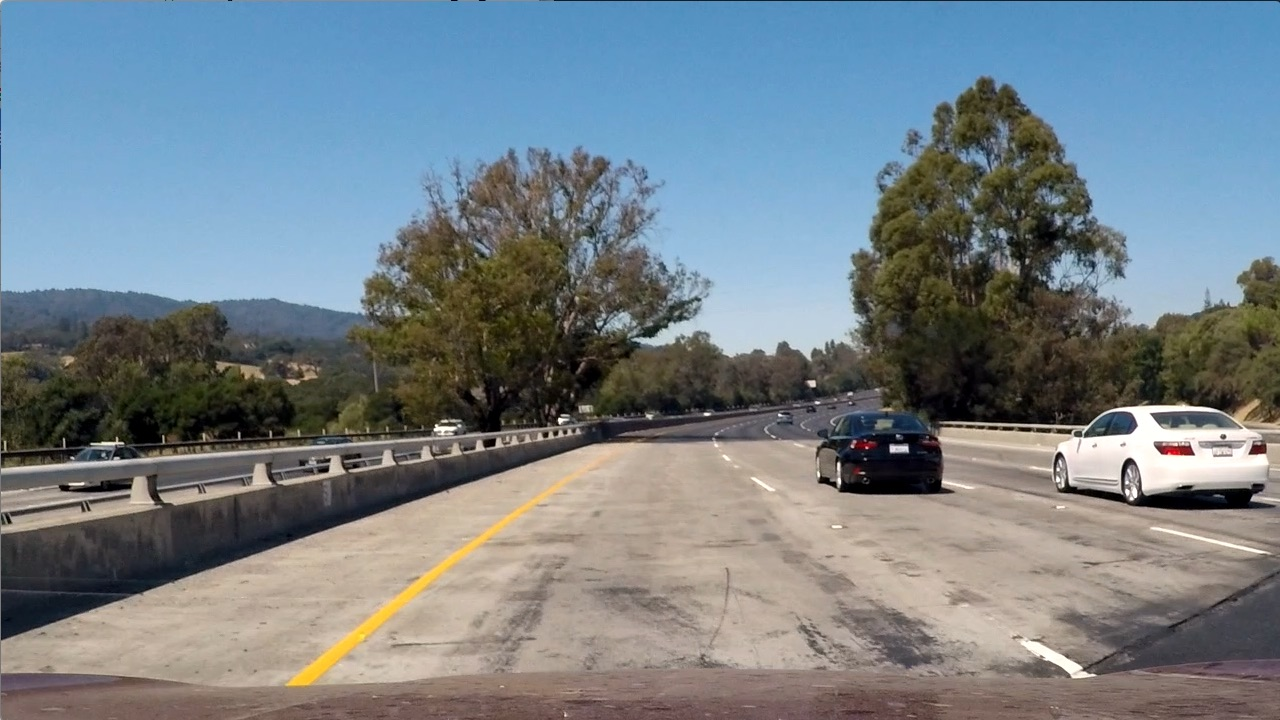
#> input picture test_images/test1.jpg, 1280 x 720 px; its folder holds only this picture in this run
$ jupyter execute --allow-errors process_img-Copy1.ipynb   (shell and % lines are left out)   (older library calls are emulated)
#> lines starting #> are read from the running program, lines starting #| are printed output that depends on the picture; after the words box and inside, x2 and y2 are one past the last pixel; in counts of white or black regions, pixels touching at a corner belong together
# Advanced Lane Finding Project

## Imports

[cell 1]
import pickle
import cv2
import glob
import numpy as np
import matplotlib.pyplot as plt
import matplotlib.image as mpimg
import os


# Load saved pickle file to read mtx and dist
cal_pickle = pickle.load(open("camera_cal/cal_pickle.p", "rb"))
#> (reads camera_cal/cal_pickle.p from the repository)
mtx = cal_pickle["mtx"]
dist = cal_pickle["dist"]

## Define Sobel & color threshold funtions

[cell 2]
def abs_sobel_thresh(img, orient='x', sobel_kernel=3, thresh=(0, 255)):

    # Apply the following steps to img
    # 1) Convert to grayscale
    gray = cv2.cvtColor(img, cv2.COLOR_RGB2GRAY)
    # 2) Take the derivative in x or y given orient = 'x' or 'y'
    if orient == 'x':
        sobel = cv2.Sobel(gray, cv2.CV_64F, 1, 0, ksize=sobel_kernel)
    elif orient == 'y':
        sobel = cv2.Sobel(gray, cv2.CV_64F, 0, 1, ksize=sobel_kernel)
    # 3) Take the absolute value of the derivative or gradient
    abs_sobel = np.absolute(sobel)
    # 4) Scale to 8-bit (0 - 255) then convert to type = np.uint8
    scaled_sobel = np.uint8(255*abs_sobel/np.max(abs_sobel))
    # 5) Create a mask of 1's where the scaled gradient magnitude
            # is > thresh_min and < thresh_max
    binary_output = np.zeros_like(scaled_sobel)
    binary_output[(scaled_sobel >= thresh[0]) & (scaled_sobel <= thresh[1])] = 1
    # 6) Return this mask as your binary_output image
    return binary_output

# [34 lines left out: functions mag_thresh, dir_threshold, not called in this run]
    # 6) Return this mask as your binary_output image

def color_threshold(img, threshs=(0, 255), threshv=(0, 255)):

    # Apply the following steps to img
    # 1) Convert to HLS color space
    HLS = cv2.cvtColor(img, cv2.COLOR_RGB2HLS)
    # 2) Apply a threshold to the S channel
    S = HLS[:,:,2]
    binary_S = np.zeros_like(S)
    binary_S[(S > threshs[0]) & (S <= threshs[1])] = 1
    # 3) Covert to HSV color space
    HSV = cv2.cvtColor(img, cv2.COLOR_RGB2HSV)
    # 4)Apply a threshold to the V channel
    V = HSV[:,:,2]
    binary_V = np.zeros_like(V)
    binary_V[(V > threshv[0]) & (V <= threshv[1])] = 1
    # 5) Return a binary image of threshold result
    binary_output = np.zeros_like(S)
    binary_output[(binary_S == 1) & (binary_V == 1)] = 1
    return binary_output

## Define required functions for finding lanes and fitting polynomials to these lanes

[cell 3]
def hist(img): #Find histogram of warped binary image
    bottom_half = img[img.shape[0]//2:,:]
    histogram = np.sum(bottom_half, axis=0)
    return histogram

def find_lane_pixels(binary_warped, histogram, nwindows=9, margin=100, minpix=50):
    # Create an output image for visualization
    out_img = np.dstack((binary_warped, binary_warped, binary_warped))
    #Find peak points of histogram to determine left and right lane starting points
    midpoint = np.int(histogram.shape[0]//2)
    leftx_base = np.argmax(histogram[:midpoint])
    rightx_base = np.argmax(histogram[midpoint:]) + midpoint

    # Set height of the windows
    window_height = np.int(binary_warped.shape[0]//nwindows)

    # Identify non-zero pixels of binary warped image
    nonzero = binary_warped.nonzero()
    nonzeroy = np.array(nonzero[0])
    nonzerox = np.array(nonzero[1])

    # Current positions to be updated later for each window in windows
    leftx_current = leftx_base
    rightx_current = rightx_base

    # Create empty list to receive left and right lane pixels
    left_lane_inds = []
    right_lane_inds = []

    for window in range(nwindows):
        # Define window boundaries
        win_y_low = binary_warped.shape[0] - (window+1)*window_height
        win_y_high = binary_warped.shape[0] - window*window_height
        win_xleft_low = leftx_current - margin
        win_xleft_high = leftx_current + margin
        win_xright_low = rightx_current - margin
        win_xright_high = rightx_current + margin

        #Draw the windows on the image
        cv2.rectangle(out_img, (win_xleft_low, win_y_low), (win_xleft_high, win_y_high),
                     (0,255,0), 2)
        cv2.rectangle(out_img, (win_xright_low, win_y_low), (win_xright_high, win_y_high),
                     (0,255,0), 2)

        # Identify the nonzero pixels in the windows
        good_left_inds = ((nonzeroy >= win_y_low) & (nonzeroy < win_y_high) &
        (nonzerox >= win_xleft_low) &  (nonzerox < win_xleft_high)).nonzero()[0]
        good_right_inds = ((nonzeroy >= win_y_low) & (nonzeroy < win_y_high) &
        (nonzerox >= win_xright_low) &  (nonzerox < win_xright_high)).nonzero()[0]

        # Append these indices to the lists
        left_lane_inds.append(good_left_inds)
        right_lane_inds.append(good_right_inds)

        # If you found > minpix pixels, recenter next window on their mean position
        if len(good_left_inds) > minpix:
            leftx_current = np.int(np.mean(nonzerox[good_left_inds]))
        if len(good_right_inds) > minpix:
            rightx_current = np.int(np.mean(nonzerox[good_right_inds]))

    # Concatenate the arrays of indices (previously was a list of lists of pixels)
    try:
        left_lane_inds = np.concatenate(left_lane_inds)
        right_lane_inds = np.concatenate(right_lane_inds)
    except ValueError:
        # Avoids an error if the above is not implemented fully
        pass


    # Extract left and right lane pixel positions
    leftx = nonzerox[left_lane_inds]
    lefty = nonzeroy[left_lane_inds]
    rightx = nonzerox[right_lane_inds]
    righty = nonzeroy[right_lane_inds]

    return leftx, lefty, rightx, righty, left_lane_inds, right_lane_inds, out_img

def fit_polynomial(binary_warped, leftx, lefty, rightx, righty, out_img, vis=False):

    # Fit a second order polynomial to each using `np.polyfit`
    left_fit = np.polyfit(lefty, leftx, 2)
    right_fit = np.polyfit(righty, rightx, 2)

    # Generate x and y values for plotting
    ploty = np.linspace(0, binary_warped.shape[0]-1, binary_warped.shape[0] )
    try:
        left_fitx = left_fit[0]*ploty**2 + left_fit[1]*ploty + left_fit[2]
        right_fitx = right_fit[0]*ploty**2 + right_fit[1]*ploty + right_fit[2]
    except TypeError:
        # Avoids an error if `left` and `right_fit` are still none or incorrect
        print('The function failed to fit a line!')
        left_fitx = 1*ploty**2 + 1*ploty
        right_fitx = 1*ploty**2 + 1*ploty
    if vis:
        ## Visualization ##
        # Colors in the left and right lane regions
        out_img[lefty, leftx] = [255, 0, 0]
        out_img[righty, rightx] = [0, 0, 255]

        draw_points_left = (np.asarray([left_fitx, ploty]).T).astype(np.int32)   # needs to be int32 and transposed
        cv2.polylines(out_img, [draw_points_left], False, (0,255,255), 4)  # args: image, points, closed, color
        draw_points_right = (np.asarray([right_fitx, ploty]).T).astype(np.int32)   # needs to be int32 and transposed
        cv2.polylines(out_img, [draw_points_right], False, (0,255,255), 4)  # args: image, points, closed, color

    return out_img, ploty, left_fit, right_fit

def search_around_poly(binary_warped, margin=100, previous_fit=None):
    if previous_fit is None:
        histogram = hist(binary_warped)
        return find_lane_pixels(binary_warped, histogram, nwindows=9, margin=100, minpix=50)

    # Grab activated pixels
    nonzero = binary_warped.nonzero()
    nonzeroy = np.array(nonzero[0])
    nonzerox = np.array(nonzero[1])

    left_fit = previous_fit[0]
    right_fit = previous_fit[1]
    ### TO-DO: Set the area of search based on activated x-values ###
    ### within the +/- margin of our polynomial function ###
    ### Hint: consider the window areas for the similarly named variables ###
    ### in the previous quiz, but change the windows to our new search area ###
    left_lane_inds = ((nonzerox > (left_fit[0]*nonzeroy**2 + left_fit[1]*nonzeroy + left_fit[2]
    - margin)) & (nonzerox < (left_fit[0]*nonzeroy**2 + left_fit[1]*nonzeroy + left_fit[2]
    + margin)))

    right_lane_inds = ((nonzerox > (right_fit[0]*nonzeroy**2 + right_fit[1]*nonzeroy + right_fit[2]
    - margin)) & (nonzerox < (right_fit[0]*nonzeroy**2 + right_fit[1]*nonzeroy + right_fit[2]
    + margin)))

    # Again, extract left and right line pixel positions
    leftx = nonzerox[left_lane_inds]
    lefty = nonzeroy[left_lane_inds]
    rightx = nonzerox[right_lane_inds]
    righty = nonzeroy[right_lane_inds]

    # Fit new polynomials
    out_img = np.dstack((binary_warped, binary_warped, binary_warped))*255
    out_img, ploty, left_fit, right_fit = fit_polynomial(binary_warped, leftx, lefty, rightx, righty, out_img, vis=False)

    try:
        left_fitx = left_fit[0]*ploty**2 + left_fit[1]*ploty + left_fit[2]
        right_fitx = right_fit[0]*ploty**2 + right_fit[1]*ploty + right_fit[2]
    except TypeError:
        # Avoids an error if `left` and `right_fit` are still none or incorrect
        print('The function failed to fit a line!')
        left_fitx = 1*ploty**2 + 1*ploty
        right_fitx = 1*ploty**2 + 1*ploty

    ## Visualization ##

    window_img = np.zeros_like(out_img)
    # Color in left and right line pixels
    out_img[nonzeroy[left_lane_inds], nonzerox[left_lane_inds]] = [255, 0, 0]
    out_img[nonzeroy[right_lane_inds], nonzerox[right_lane_inds]] = [0, 0, 255]

    # Generate a polygon to illustrate the search window area
    # And recast the x and y points into usable format for cv2.fillPoly()
    left_line_window1 = np.array([np.transpose(np.vstack([left_fitx-margin, ploty]))])
    left_line_window2 = np.array([np.flipud(np.transpose(np.vstack([left_fitx+margin,
                              ploty])))])
    left_line_pts = np.hstack((left_line_window1, left_line_window2))
    right_line_window1 = np.array([np.transpose(np.vstack([right_fitx-margin, ploty]))])
    right_line_window2 = np.array([np.flipud(np.transpose(np.vstack([right_fitx+margin,
                              ploty])))])
    right_line_pts = np.hstack((right_line_window1, right_line_window2))

    # Draw the lane onto the warped blank image
    cv2.fillPoly(window_img, np.int_([left_line_pts]), (0,255, 0))
    cv2.fillPoly(window_img, np.int_([right_line_pts]), (0,255, 0))
    result = cv2.addWeighted(out_img, 1, window_img, 0.3, 0)
    draw_points_left = (np.asarray([left_fitx, ploty]).T).astype(np.int32)   # needs to be int32 and transposed
    cv2.polylines(result, [draw_points_left], False, (0,255,0), 4)  # args: image, points, closed, color
    draw_points_right = (np.asarray([right_fitx, ploty]).T).astype(np.int32)   # needs to be int32 and transposed
    cv2.polylines(result, [draw_points_right], False, (255,255,255), 4)  # args: image, points, closed, color

    return left_fit, right_fit, leftx, lefty, rightx, righty, ploty, left_lane_inds, right_lane_inds, result

## Define functions to determine radius of curvature & car offset

[cell 4]
def measure_curvature_real(ploty, left_fit, right_fit):
    # Define conversions in x and y from pixels space to meters
    ym_per_pix = 30/720 # meters per pixel in y dimension
    xm_per_pix = 3.7/700 # meters per pixel in x dimension
    # Fit a second order polynomial to pixel positions in each fake lane line
    leftx = left_fit[0]*ploty**2 + left_fit[1]*ploty + left_fit[2]
    rightx = right_fit[0]*ploty**2 + right_fit[1]*ploty + right_fit[2]
    left_fit_cr = np.polyfit(ploty * ym_per_pix, leftx * xm_per_pix, 2)
    right_fit_cr = np.polyfit(ploty * ym_per_pix, rightx * xm_per_pix, 2)


    # Define y-value where we want radius of curvature
    # We'll choose the maximum y-value, corresponding to the bottom of the image
    y_eval = np.max(ploty)

    # Calculation of Radius of curvature
    left_dxdy = 2*left_fit_cr[0]*ploty[-1]*ym_per_pix + left_fit_cr[1]
    left_dxdy2 =  2*left_fit_cr[0]
    right_dxdy = 2*right_fit_cr[0]*ploty[-1]*ym_per_pix + right_fit_cr[1]
    right_dxdy2 =  2*right_fit_cr[0]
    left_curverad = ((1 + left_dxdy**2)**(3/2)) / abs(left_dxdy2)  ## Implement the calculation of the left line here
    right_curverad = ((1 + right_dxdy**2)**(3/2)) / abs(right_dxdy2)  ## Implement the calculation of the right line here

    return left_curverad, right_curverad

def car_offset(img, ploty, left_fit, right_fit):
    # Define conversions in x from pixels space to meters
    xm_per_pix = 3.7/700 # meters per pixel in x dimension
    # Calculate x-position of the camera center in pixels
    left_fitx = left_fit[0]*ploty**2 + left_fit[1]*ploty + left_fit[2]
    right_fitx = right_fit[0]*ploty**2 + right_fit[1]*ploty + right_fit[2]
    camera_mid = (left_fitx[-1] + right_fitx[-1])/2

    # Calculate x-poisiton of image mid-point in pixels
    img_mid = img.shape[1]//2

    # Calculate horizontal offset of car in meters
    offsetx = (img_mid - camera_mid)*xm_per_pix

    # Determine the where the car wrt. the lane
    if offsetx <= 0:
        offset_pos = 'right'
    else:
        offset_pos = 'left'

    return np.absolute(offsetx), offset_pos

## Define function for visualization

[cell 5]
def draw_lane_with_metrics(img, warped_img, ploty, left_fit, right_fit, Minv, left_curverad, right_curverad, offsetx, offset_pos):
    # Obtain x-positions of lanes
    left_fitx = left_fit[0]*ploty**2 + left_fit[1]*ploty + left_fit[2]
    right_fitx = right_fit[0]*ploty**2 + right_fit[1]*ploty + right_fit[2]

    # Create image to draw lanes
    zero_warp = np.zeros_like(warped_img).astype(np.uint8)
    color_warp = np.dstack((zero_warp, zero_warp, zero_warp))

    left_points = np.array([np.transpose(np.vstack([left_fitx, ploty]))])
    right_points = np.array([np.flipud(np.transpose(np.vstack([right_fitx, ploty])))])
    points = np.hstack((left_points, right_points))

    # Draw the lane on the color warped image
    cv2.fillPoly(color_warp, np.int_([points]), (0,255, 0))
    cv2.polylines(color_warp, np.int32([left_points]), isClosed=False, color=(255,0,0), thickness=15)
    cv2.polylines(color_warp, np.int32([right_points]), isClosed=False, color=(0,0,255), thickness=15)

    # Inverse perspective transform for color warped image with lanes
    new_warp = cv2.warpPerspective(color_warp, Minv, (img.shape[1], img.shape[0]))

    #Combine warped image with original image
    result = cv2.addWeighted(img, 1, new_warp, 0.3, 0)

    # Add radius of curvatures of lanes and car ofset texts on the image
    result_with_metrics = result.copy()
    cv2.putText(result_with_metrics, 'Radius of Curvature of Left Lane = '+ str(round(left_curverad, 1)) +'(m)', (50, 50), cv2.FONT_HERSHEY_SIMPLEX, 1, (255, 0, 0), 2)
    cv2.putText(result_with_metrics, 'Radius of Curvature of Right Lane = '+ str(round(right_curverad, 1)) +'(m)', (50, 100), cv2.FONT_HERSHEY_SIMPLEX, 1, (255, 0, 0), 2)
    cv2.putText(result_with_metrics, 'Vehicle is '+ str(round(offsetx, 1)) + 'm ' + offset_pos + ' of center' , (50, 150), cv2.FONT_HERSHEY_SIMPLEX, 1, (255, 0, 0), 2)
    return result_with_metrics

## Pipeline for test images

[cell 6]
images = glob.glob('./test_images/test*.jpg')
for fname in images:
    # Read each image in for loop
    img = cv2.imread(fname)
#> img is the input picture: shape (720, 1280, 3); mean B, G, R 135.5, 128.7, 117.5
    #Undistort image
    img = cv2.undistort(img, mtx, dist, None, mtx)
    #Save undistorted test images
    file_name = (fname.split('/')[-1]).split('.')[0] + '_undist.jpg'
    cv2.imwrite(os.path.join('./output_images', file_name), img)

    # Thresholding to create binary image
    binary_sx = abs_sobel_thresh(img, orient='x', sobel_kernel=3, thresh=(15, 100)) # Applying Sobel thresholding in x direction
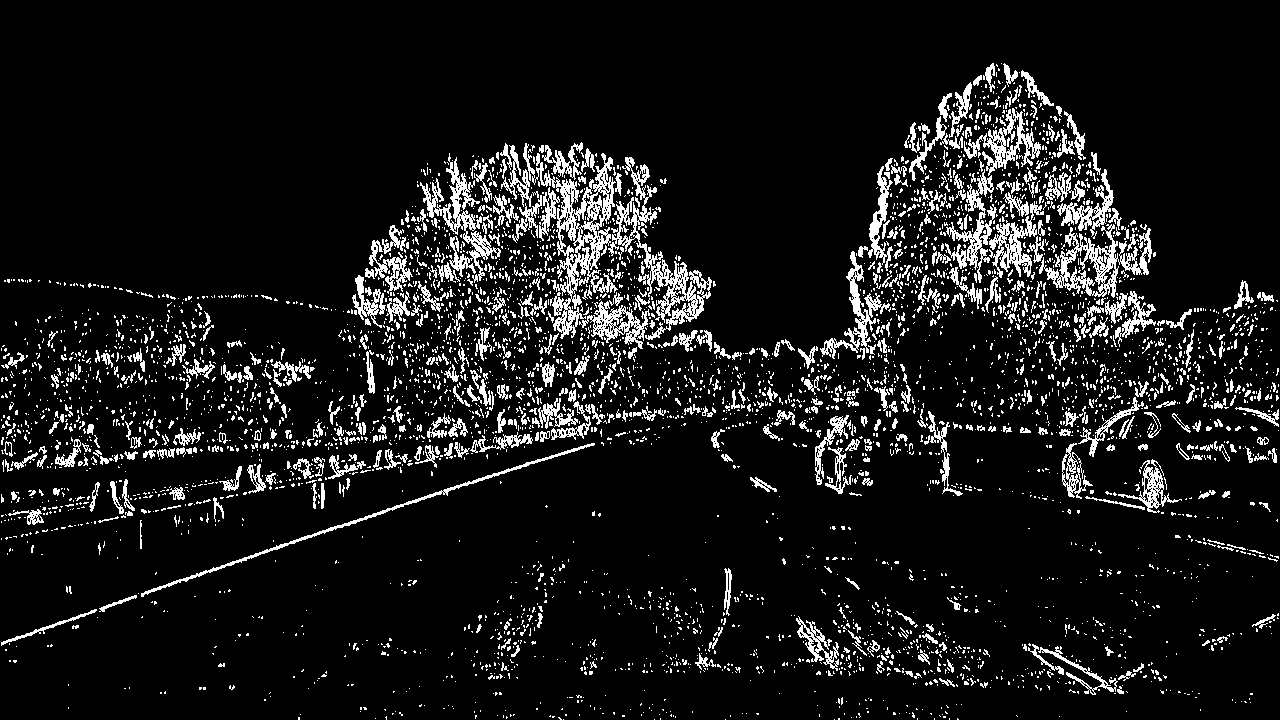
#> binary_sx: shape (720, 1280); values 0 (black) and 1 (white), 9.4% white in thin lines or dots
    binary_sy = abs_sobel_thresh(img, orient='y', sobel_kernel=3, thresh=(25, 100)) # Applying Sobel thresholding in x direction
#> binary_sy: shape (720, 1280); values 0 (black) and 1 (white), 7.3% white in thin lines or dots
    binary_color = color_threshold(img, threshs=(100, 255), threshv=(50, 255)) # Applying color threshold in S & V channels
#> in color_threshold, `S = HLS[:,:,2]`:
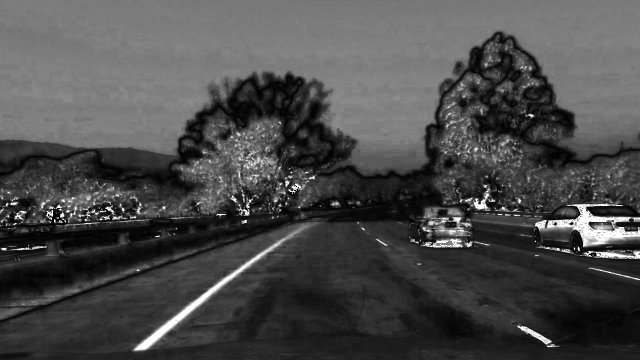
#> S: shape (720, 1280) (shown at 1/2 size); min 0, max 255, mean 74
#> in color_threshold, `V = HSV[:,:,2]`:
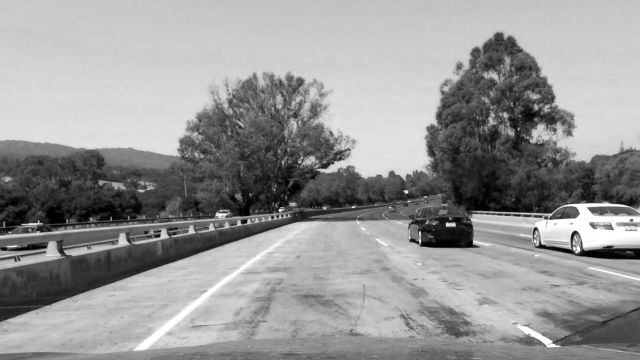
#> V: shape (720, 1280) (shown at 1/2 size); min 0, max 255, mean 150.4
#> binary_color: shape (720, 1280); values 0 (black) and 1 (white), 34.2% white; 515 white regions (435 under 20 px), largest, box (x1, y1, x2, y2) and area: (0, 0, 1280, 312) 288856, (1069, 406, 1280, 495) 7435, (266, 446, 622, 702) 6263
    combined_binary = np.zeros_like(img[:,:,0])
    combined_binary[(binary_sx == 1) & (binary_sy == 1) | (binary_color == 1)] = 255 # Combined threshold

    #Save binary test images
    file_name =  (fname.split('/')[-1]).split('.')[0] + '_binary.jpg'
    cv2.imwrite(os.path.join('./output_images', file_name), combined_binary)

    # Perspective transform
    xsize = img.shape[1]
    ysize = img.shape[0]

    src = np.float32([[xsize*0.46,ysize*0.62], [xsize*0.15,ysize], [xsize*0.88,ysize], [xsize*0.54,ysize*0.62]]) #For project video
    #src = np.float32([[xsize*0.42,ysize*0.72],[xsize*0.17,ysize],[xsize*0.80,ysize],[xsize*0.60,ysize*0.72]]) #For challange video

    offset = 300
    dst = np.float32([[offset, 0], [offset, ysize], [xsize-offset, ysize], [xsize-offset, 0]])


    # Given src and dst points, calculate the perspective transform matrix
    M = cv2.getPerspectiveTransform(src, dst)
    Minv = cv2.getPerspectiveTransform(dst, src)
    # Warp the image using OpenCV warpPerspective()
    warped = cv2.warpPerspective(combined_binary, M, (xsize, ysize), flags=cv2.INTER_LINEAR)

    #Save binary wraped test images
    file_name = (fname.split('/')[-1]).split('.')[0] + '_binary_wraped.jpg'
    cv2.imwrite(os.path.join('./output_images', file_name), warped)
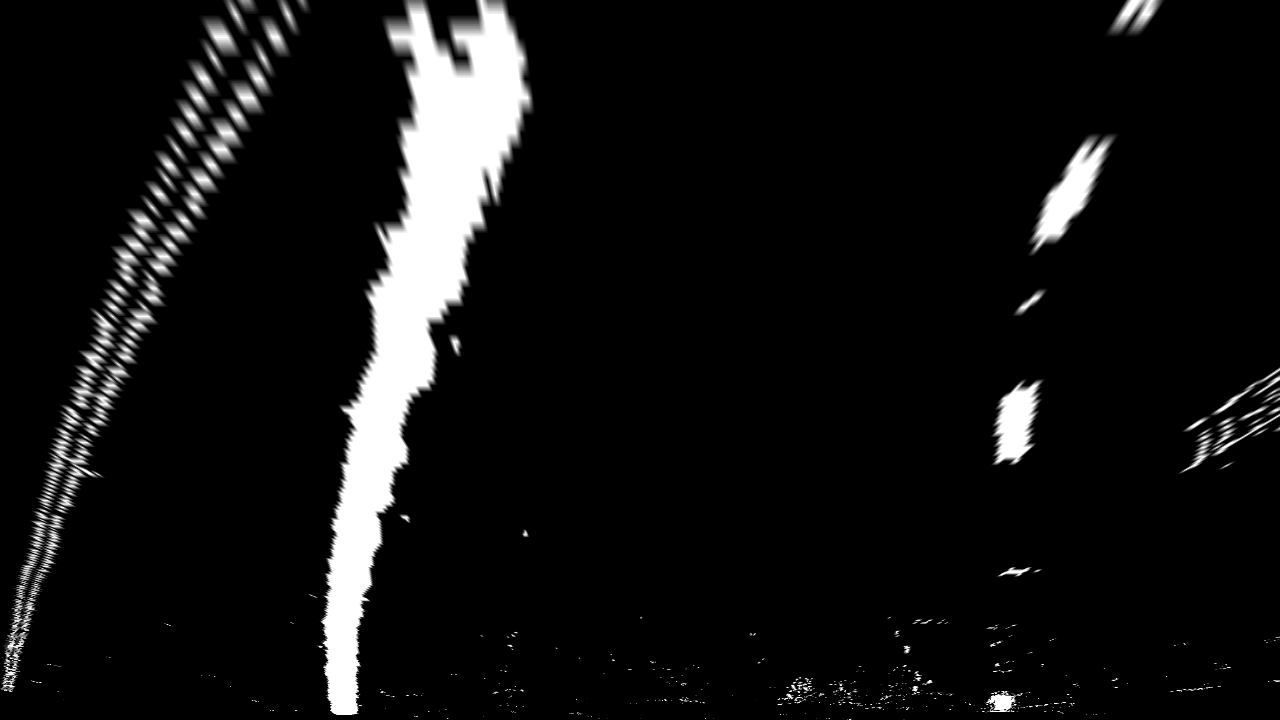
#> saved as test1_binary_wraped.jpg: shape (720, 1280); min 0, max 255, mean 18.8

    # Finding the histogram of binary warped images
    histogram = hist(warped)
#> (the rest of the program and of its run is left out)
